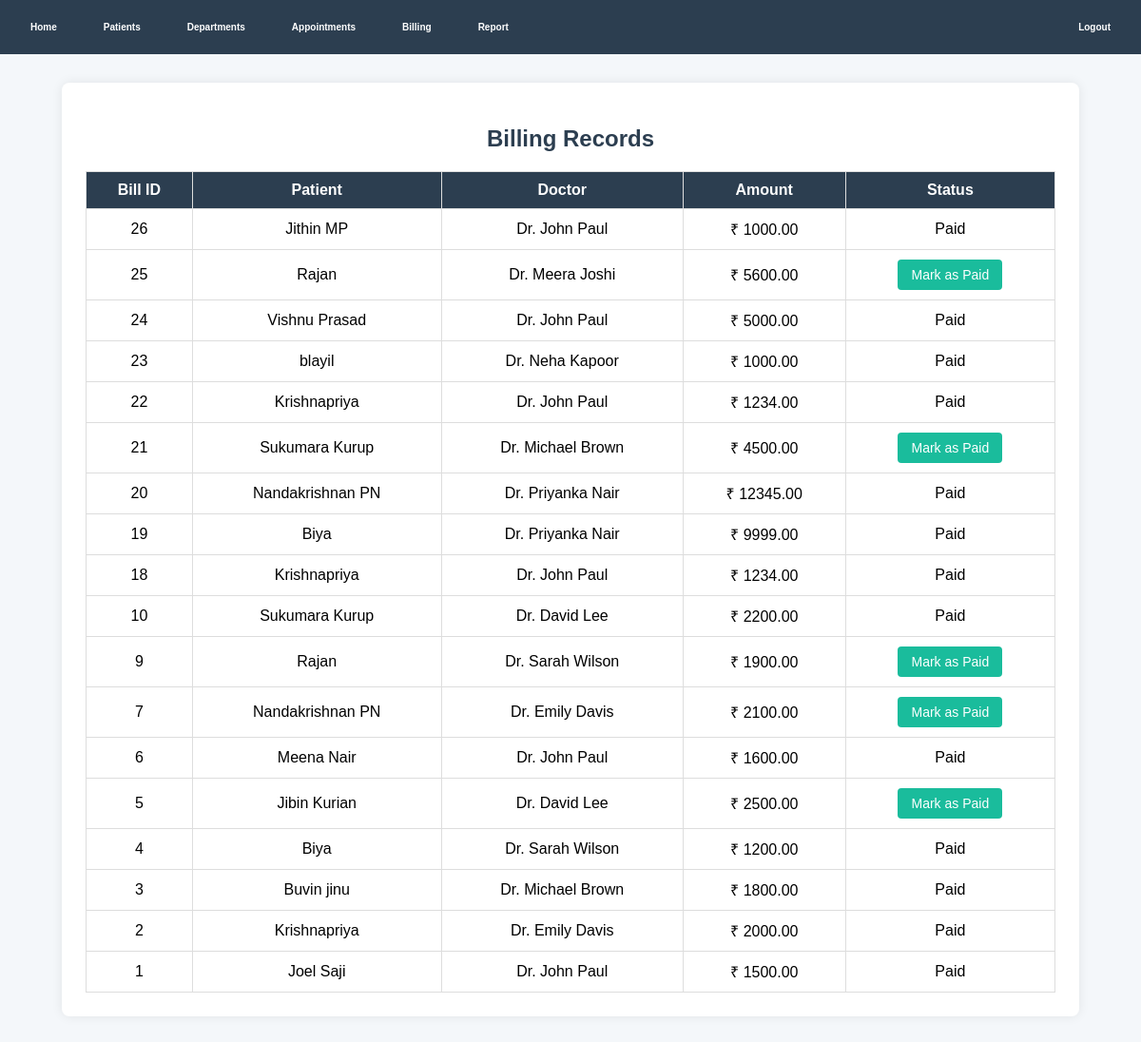
Page /billing.php (signed in) on the committed database.
### tables this page shows
CREATE TABLE `billing` (
  `bill_id` int(11) NOT NULL,
  `appointment_id` int(11) DEFAULT NULL,
  `amount` decimal(10,2) DEFAULT NULL CHECK (`amount` > 0),
  `payment_status` varchar(50) DEFAULT 'Pending'
);

CREATE TABLE `patients` (
  `patient_id` int(11) NOT NULL,
  `name` varchar(100) NOT NULL,
  `gender` enum('Male','Female','Other') DEFAULT NULL,
  `age` int(11) DEFAULT NULL CHECK (`age` > 0),
  `phone` varchar(15) DEFAULT NULL
);

CREATE TABLE `doctors` (
  `doctor_id` int(11) NOT NULL,
  `name` varchar(100) NOT NULL,
  `specialization` varchar(100) DEFAULT NULL,
  `phone` varchar(15) DEFAULT NULL,
  `dept_id` int(11) DEFAULT NULL
);

### billing.php (the view, shortened to what this page needs)
<?php
include 'db.php';
$result = $conn->query("
    SELECT b.bill_id,
           b.appointment_id,
           p.name AS patient,
           d.name AS doctor,
           b.amount,
           b.payment_status
    FROM billing b
    JOIN appointments a ON b.appointment_id = a.appointment_id
    JOIN patients p ON a.patient_id = p.patient_id
    JOIN doctors d ON a.doctor_id = d.doctor_id
    ORDER BY b.bill_id DESC
");
?>
<!DOCTYPE html>
<html>
<head>
    <link rel="stylesheet" href="style.css">
</head>
<body>
<div class="navbar">
    <a href="index.php">Home</a>
    <a href="patients.php">Patients</a>
    <a href="departments.php">Departments</a>
    <a href="appointments.php">Appointments</a>
    <a href="billing.php">Billing</a>
    <a href="report.php">Report</a>
    <a href="logout.php" style="margin-left:auto;">Logout</a>
</div>
<div class="container">
<h2>Billing Records</h2>
<table>
<tr>
    <th>Bill ID</th>
    <th>Patient</th>
    <th>Doctor</th>
    <th>Amount</th>
    <th>Status</th>
</tr>
<?php while($row = $result->fetch_assoc()) { ?>
<tr>
    <td><?php echo $row['bill_id']; ?></td>
    <td><?php echo $row['patient']; ?></td>
    <td><?php echo $row['doctor']; ?></td>
    <td>₹ <?php echo $row['amount']; ?></td>
    <td>
    <?php if($row['payment_status'] == 'Pending'){ ?>
        <a href="billing.php?pay=<?php echo $row['bill_id']; ?>">
            <button>Mark as Paid</button>
        </a>
    <?php } else {
        echo "Paid";
    } ?>
    </td>
</tr>
<?php } ?>
</table>
</div>
</body>
</html>

### style.css (style rules this page uses)
body { font-family: Arial, sans-serif; background-color: #f4f7fa; margin: 0; padding: 0; }
h1, h2 { text-align: center; color: #2c3e50; }
.navbar { background-color: #2c3e50; padding: 15px 20px; display: flex; flex-wrap: wrap; justify-content: center; align-items: center; gap: 25px; }
.navbar a { color: white; text-decoration: none; font-size: 10px; font-weight: 600; padding: 8px 12px; transition: 0.3s; }
.container { width: 85%; margin: 30px auto; background: white; padding: 25px; border-radius: 8px; box-shadow: 0px 0px 12px rgba(0,0,0,0.08); }
table { width: 100%; border-collapse: collapse; margin-top: 20px; }
table, th, td { border: 1px solid #ddd; }
th { background-color: #2c3e50; color: white; padding: 10px; }
td { padding: 10px; text-align: center; }
button, input[type="submit"] { background-color: #1abc9c; color: white; padding: 8px 14px; border: none; border-radius: 4px; cursor: pointer; font-size: 14px; }

### rows in the picture
billing: bill_id "26", patients.name "Jithin MP", doctors.name "Dr. John Paul", amount "1000.00", payment_status "Paid"
billing: bill_id "25", patients.name "Rajan", doctors.name "Dr. Meera Joshi", amount "5600.00"
billing: bill_id "24", patients.name "Vishnu Prasad", doctors.name "Dr. John Paul", amount "5000.00", payment_status "Paid"
billing: bill_id "23", patients.name "blayil", doctors.name "Dr. Neha Kapoor", amount "1000.00", payment_status "Paid"
billing: bill_id "22", patients.name "Krishnapriya", doctors.name "Dr. John Paul", amount "1234.00", payment_status "Paid"
billing: bill_id "21", patients.name "Sukumara Kurup", doctors.name "Dr. Michael Brown", amount "4500.00"
billing: bill_id "20", patients.name "Nandakrishnan PN", doctors.name "Dr. Priyanka Nair", amount "12345.00", payment_status "Paid"
billing: bill_id "19", patients.name "Biya", doctors.name "Dr. Priyanka Nair", amount "9999.00", payment_status "Paid"
billing: bill_id "18", patients.name "Krishnapriya", doctors.name "Dr. John Paul", amount "1234.00", payment_status "Paid"
billing: bill_id "10", patients.name "Sukumara Kurup", doctors.name "Dr. David Lee", amount "2200.00", payment_status "Paid"
billing: bill_id "9", patients.name "Rajan", doctors.name "Dr. Sarah Wilson", amount "1900.00"
billing: bill_id "7", patients.name "Nandakrishnan PN", doctors.name "Dr. Emily Davis", amount "2100.00"
billing: bill_id "6", patients.name "Meena Nair", doctors.name "Dr. John Paul", amount "1600.00", payment_status "Paid"
billing: bill_id "5", patients.name "Jibin Kurian", doctors.name "Dr. David Lee", amount "2500.00"
billing: bill_id "4", patients.name "Biya", doctors.name "Dr. Sarah Wilson", amount "1200.00", payment_status "Paid"
billing: bill_id "3", patients.name "Buvin jinu", doctors.name "Dr. Michael Brown", amount "1800.00", payment_status "Paid"
billing: bill_id "2", patients.name "Krishnapriya", doctors.name "Dr. Emily Davis", amount "2000.00", payment_status "Paid"
billing: bill_id "1", patients.name "Joel Saji", doctors.name "Dr. John Paul", amount "1500.00", payment_status "Paid"
